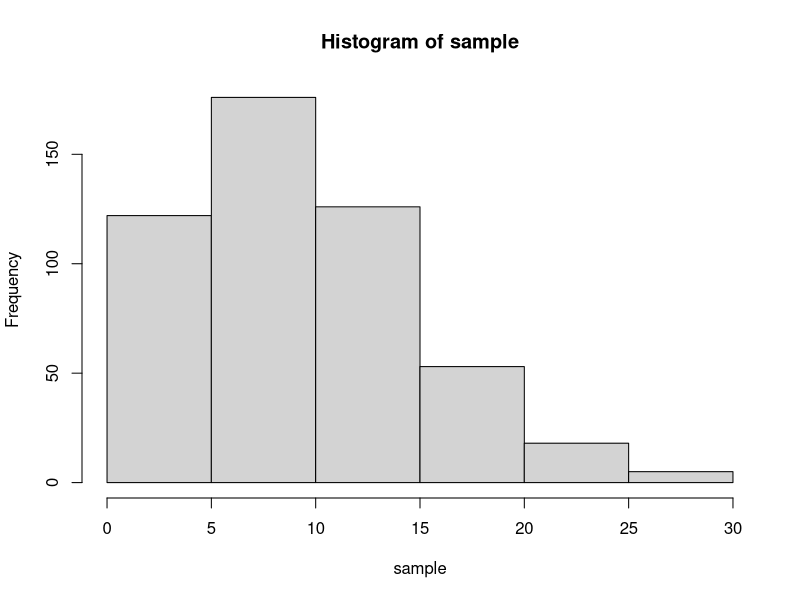
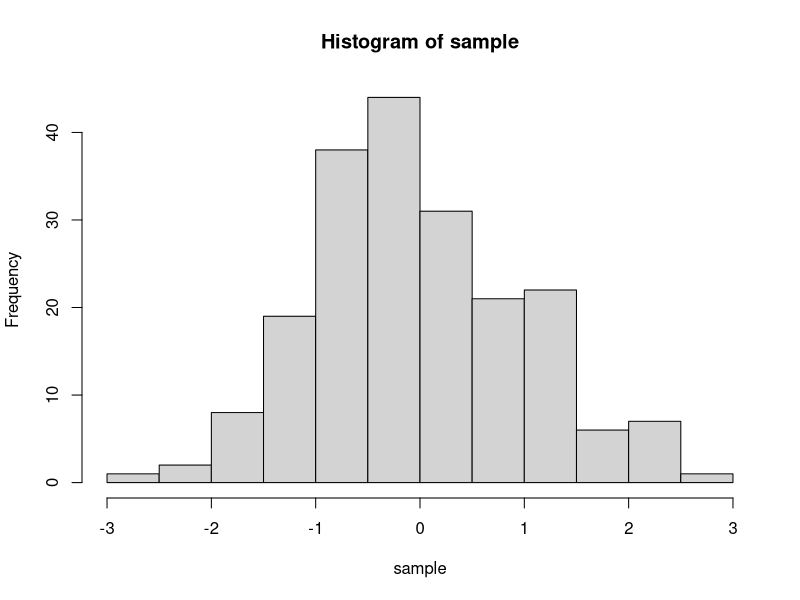

Write the R code that produced these figures, in order. (Note: this script raises an error after producing the figures.)
# Unconditional Coverage
test_coverage_uc <- function(df){
  df <- df %>%
    mutate(I = truth <= get(paste0('quantile_', upper)))
  lower <- 0
  
  n1 <- sum(df$I)
  n0 <- nrow(df) - n1
  
  p <- upper - lower
  p1 <- mean(df$I)

  L0 <- (1 - p)^n0 * p^n1
  L1 <- (1 - p1)^n0 * p1^n1
  
  LR_uc <- -2*log(L0/L1)
  pval <- 1-pchisq(LR_uc, 1)
  
  # print(paste0('Coverage probability: ', p))
  # print(paste0('Observed coverage: ', p1))
  # print(paste0('p-value: ', pval))
  
  return(pval)
}


# Independence
test_independence <- function(df, upper, lower){
  # if lower is missing use one-sided interval, i.e. test a quantile 
  if(missing(lower)){
    df <- df %>%
      mutate(I = truth <= get(paste0('quantile_', upper)))
    lower <- 0
  } else {
    df <- df %>%
      mutate(I = truth >= get(paste0('quantile_', lower)) & truth <= get(paste0('quantile_', upper)))
  }
  
  df <- df %>%
    mutate(I_lag = lag(I)) %>%
    mutate(I11 = ifelse(is.na(I_lag), NA, I_lag & I), 
           I00 = ifelse(is.na(I_lag), NA, !I_lag & !I), 
           I01 = ifelse(is.na(I_lag), NA, !I_lag & I),
           I10 = ifelse(is.na(I_lag), NA, I_lag & !I))
  
  n00 <- sum(df$I00, na.rm=TRUE)
  n01 <- sum(df$I01, na.rm=TRUE)
  n10 <- sum(df$I10, na.rm=TRUE)
  n11 <- sum(df$I11, na.rm=TRUE)
  
  p <- (n01 + n11)/(n00 + n01 + n10 + n11)
  
  p00 <- n00/(n00 + n01)
  p01 <- n01/(n00 + n01)
  p10 <- n10/(n10 + n11)
  p11 <- n11/(n10 + n11)
  
  L0 <- (1 - p)^(n00 + n10) * p^(n01 + n11)
  L1 <- p00^n00 * p01^n01 * p10^n10 * p11^n11
  
  LR_ind <- -2*log(L0/L1)
  pval <- 1-pchisq(LR_ind, 1)
  
  return(pval)
}


# Conditional Coverage
test_coverage <- function(df, upper, lower){
  # if lower is missing use one-sided interval, i.e. test a quantile 
  if(missing(lower)){
    df <- df %>%
      mutate(I = truth <= get(paste0('quantile_', upper)))
    lower <- 0
  } else {
    df <- df %>%
      mutate(I = truth >= get(paste0('quantile_', lower)) & truth <= get(paste0('quantile_', upper)))
  }
  
  # null of the unconditional coverage test
  n1 <- sum(df$I)
  n0 <- nrow(df) - n1
  
  p <- upper - lower

  L0 <- (1 - p)^n0 * p^n1
  
  # alternative of the independence test
  df <- df %>%
    mutate(I_lag = lag(I)) %>%
    mutate(I11 = ifelse(is.na(I_lag), NA, I_lag & I), 
           I00 = ifelse(is.na(I_lag), NA, !I_lag & !I), 
           I01 = ifelse(is.na(I_lag), NA, !I_lag & I),
           I10 = ifelse(is.na(I_lag), NA, I_lag & !I))
  
  n00 <- sum(df$I00, na.rm=TRUE)
  n01 <- sum(df$I01, na.rm=TRUE)
  n10 <- sum(df$I10, na.rm=TRUE)
  n11 <- sum(df$I11, na.rm=TRUE)
  
  p00 <- n00/(n00 + n01)
  p01 <- n01/(n00 + n01)
  p10 <- n10/(n10 + n11)
  p11 <- n11/(n10 + n11)
  
  L1 <- p00^n00 * p01^n01 * p10^n10 * p11^n11

  LR_cc <- -2*log(L0/L1)
  pval <- 1-pchisq(LR_cc, 1)
  
  return(pval)
}

# Example
alphas <- round(seq(0.1, 0.9, 0.1), 3)


size=5
mu=10
sample <- rnbinom(500, size=size, mu=mu)
F <- qnbinom(p=alphas, size=size, mu=mu)
hist(sample)

sample <- rnorm(200)
F <- qnorm(p=alphas)
hist(sample)

F <- data.frame(quantile=alphas, value=F)
F <- pivot_wider(F, names_from=quantile, names_prefix="quantile_", values_from=value)

df <- bind_rows(replicate(length(sample), F, simplify = FALSE))
df$truth <- sample


temp <- df %>%
  mutate("I_alpha" = truth <= get(paste0('quantile_', 0.8)))


test_coverage_uc(df, 0.8, 0.2)

test_independence(df, 0.8, 0.2)

test_coverage(df, 0.8, 0.2)

test_coverage(df, 0.6)


size=5
mu=10
sample <- rnbinom(500, size=size, mu=mu)
F <- qnbinom(p=alphas, size=size, mu=mu)
hist(sample, freq=FALSE)

F <- data.frame(quantile=alphas, value=F)

df <- bind_rows(replicate(length(sample), F, simplify = FALSE))
df$truth <- rep(sample, each=length(alphas))
df$index <- rep(1:length(sample), each=length(alphas))

df$I <- df$truth <= floor(df$value)

# df <- df %>%
#   group_by(quantile) %>%
#   summarize(n1 = sum(I), n0 = sum(1 - I), p1 = mean(I))


results <- df %>%
  group_by(quantile) %>%
  mutate(I_lag = lag(I)) %>%
  mutate(I11 = ifelse(is.na(I_lag), NA, I_lag & I), 
         I00 = ifelse(is.na(I_lag), NA, !I_lag & !I), 
         I01 = ifelse(is.na(I_lag), NA, !I_lag & I),
         I10 = ifelse(is.na(I_lag), NA, I_lag & !I)) %>%
  drop_na() %>%
  summarize(n1 = sum(I), 
            n0 = sum(1 - I), 
            p1 = mean(I),
            
            n00 = sum(I00, na.rm=TRUE),
            n01 = sum(I01, na.rm=TRUE),
            n10 = sum(I10, na.rm=TRUE),
            n11 = sum(I11, na.rm=TRUE),
            
            p = (n01 + n11)/(n00 + n01 + n10 + n11),
            
            p00 = n00/(n00 + n01),
            p01 = n01/(n00 + n01),
            p10 = n10/(n10 + n11),
            p11 = n11/(n10 + n11),
            
            L_uc_0 = (1 - unique(quantile))^n0 * unique(quantile)^n1,
            L_uc_1 = (1 - p1)^n0 * p1^n1,
            
            LR_uc = -2*log(L_uc_0/L_uc_1),
            p_uc = 1-pchisq(LR_uc, 1),
            
            L_ind_0 = (1 - p)^(n00 + n10) * p^(n01 + n11),
            L_ind_1 = p00^n00 * p01^n01 * p10^n10 * p11^n11,
            LR_ind = -2*log(L_ind_0/L_ind_1),
            p_ind = 1-pchisq(LR_ind, 1),
            
            LR_cc = -2*log(L_uc_0/L_ind_1),
            p_cc = 1-pchisq(LR_cc, 1)
            )
    
         
         

n00 <- sum(df$I00, na.rm=TRUE)
n01 <- sum(df$I01, na.rm=TRUE)
n10 <- sum(df$I10, na.rm=TRUE)
n11 <- sum(df$I11, na.rm=TRUE)

p <- (n01 + n11)/(n00 + n01 + n10 + n11)

p00 <- n00/(n00 + n01)
p01 <- n01/(n00 + n01)
p10 <- n10/(n10 + n11)
p11 <- n11/(n10 + n11)

L0 <- (1 - p)^(n00 + n10) * p^(n01 + n11)
L1 <- p00^n00 * p01^n01 * p10^n10 * p11^n11

LR_ind <- -2*log(L0/L1)
pval <- 1-pchisq(LR_ind, 1)

test_uc <- function(p0, p1, n0, n1){
  L0 <- (1 - p0)^n0 * p0^n1
  L1 <- (1 - p1)^n0 * p1^n1
  
  LR_uc <- -2*log(L0/L1)
  pval <- 1-pchisq(LR_uc, 1)
  
  return(list(LR_uc=LR_uc, p_uc=pval))
}

test_ind <- function(){
  
}

test_uc(0.1, 0.144, 428, 72)

# a <- apply(df, 1, function(x) test_uc(x['quantile'], x['p1'], x['n0'], x['n1']))
# a$pval
# 
# df %>%
#   mutate(LR_uc = test_uc(quantile, p1, n0, n1)) %>% unnest()

b <- df %>%
  group_by_all() %>%
  bind_cols(test_uc(.$quantile, .$p1, .$n0, .$n1))
